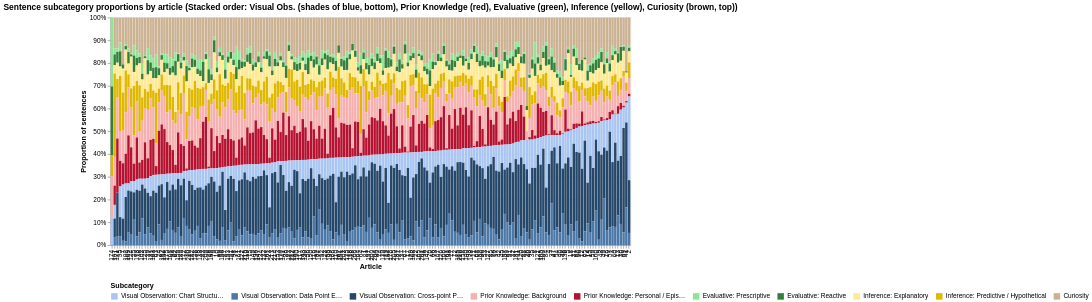

Notebook code for this chart:
### Code cell
# ── Per-article top-level category proportions (excluding Meta and Uncategorizable) ─────────────

# Define fine-grained subcategories with explicit bottom-to-top stacking order:
# Visual Observation (blue; bottom), Prior Knowledge (red), Evaluative (green), Inference (yellow), Curiosity (brown; top)

FINEGRAIN_CATS = [
    "Visual Observation: Chart Structure & Text",         # light blue (bottom)
    "Visual Observation: Data Point Extraction",          # medium blue
    "Visual Observation: Cross-point Pattern Recognition",# darkest blue
    "Prior Knowledge: Background",                       # light red
    "Prior Knowledge: Personal / Episodic",              # dark red
    "Evaluative: Prescriptive",                          # light green
    "Evaluative: Reactive",                              # dark green
    "Inference: Explanatory",                            # light yellow
    "Inference: Predictive / Hypothetical",              # dark yellow
    "Curiosity",                                         # light brown (top)
]

FINEGRAIN_COLORS = [
    "#a9c5f2",  # Visual Observation: Chart Structure & Text (light blue)
    "#4c78a8",  # Visual Observation: Data Point Extraction   (medium blue)
    "#25476a",  # Visual Observation: Cross-point Pattern Recognition (darkest blue)
    "#f6b0b0",  # Prior Knowledge: Background (light red)
    "#b51230",  # Prior Knowledge: Personal / Episodic (dark red)
    "#8fe596",  # Evaluative: Prescriptive (light green)
    "#34803a",  # Evaluative: Reactive (dark green)
    "#ffe993",  # Inference: Explanatory (light yellow)
    "#e1b800",  # Inference: Predictive / Hypothetical (dark yellow)
    "#cbb293",  # Curiosity (light brown)
]

SUBCAT_TO_GROUP = {
    "Visual Observation: Chart Structure & Text": "Visual Observation",
    "Visual Observation: Data Point Extraction": "Visual Observation",
    "Visual Observation: Cross-point Pattern Recognition": "Visual Observation",
    "Prior Knowledge: Background": "Prior Knowledge",
    "Prior Knowledge: Personal / Episodic": "Prior Knowledge",
    "Evaluative: Prescriptive": "Evaluative Response",
    "Evaluative: Reactive": "Evaluative Response",
    "Inference: Explanatory": "Inference",
    "Inference: Predictive / Hypothetical": "Inference",
    "Curiosity": "Curiosity",
}

VALID_SUBCATS = FINEGRAIN_CATS  # Use explicit ordered list above

# Filter for only valid subcategories in stacked bar order
df_fine = df[df["comment_tag"].isin(VALID_SUBCATS)].copy()
df_fine["subcat"] = df_fine["comment_tag"]
df_fine["group"] = df_fine["subcat"].map(SUBCAT_TO_GROUP)

# Per-article, per-fine-grained-subcategory counts
fine_counts = (
    df_fine.groupby(["article_id", "subcat"])
    .size()
    .unstack(fill_value=0)
)

fine_props = fine_counts.div(fine_counts.sum(axis=1), axis=0)

summary = fine_props[FINEGRAIN_CATS].describe().T
print("── Subcategory proportions across articles (summary stats) ──")
display(summary.round(3))

# Used for consistent article ordering: sum all beyond-Visual Observation categories
vo_subcats = [
    "Visual Observation: Chart Structure & Text",
    "Visual Observation: Data Point Extraction",
    "Visual Observation: Cross-point Pattern Recognition",
]
fine_props["Beyond-plot"] = 1 - fine_props[vo_subcats].sum(axis=1)
article_order = fine_props["Beyond-plot"].sort_values(ascending=False).index.tolist()

# For plotting: proportions for tooltips, etc.
subcat_counts = (
    df_fine.groupby(["article_id", "group", "subcat"])
    .size()
    .reset_index(name="n")
)
subcat_counts["group_total"] = subcat_counts.groupby(["article_id", "group"])["n"].transform("sum")
subcat_counts["subcat_prop"] = subcat_counts["n"] / subcat_counts["group_total"]
subcat_counts["subcat_total"] = subcat_counts.groupby(["article_id"])["n"].transform("sum")
subcat_counts["top_prop"] = subcat_counts["n"] / subcat_counts["subcat_total"]

# Altair plot: stacked bars by subcategory (all visually distinct), with requested bottom-->top order & color
alt.Chart(
    subcat_counts,
    title=(
        "Sentence subcategory proportions by article\n"
        "(Stacked order: "
        "Visual Obs. (shades of blue, bottom), "
        "Prior Knowledge (red), Evaluative (green), "
        "Inference (yellow), Curiosity (brown, top))"
    )
).mark_bar().encode(
    x=alt.X("article_id:N", sort=article_order, title="Article"),
    y=alt.Y("top_prop:Q", stack="normalize", title="Proportion of sentences"),
    color=alt.Color(
        "subcat:N",
        sort=FINEGRAIN_CATS,
        scale=alt.Scale(domain=FINEGRAIN_CATS, range=FINEGRAIN_COLORS),
        title="Subcategory",
        legend=alt.Legend(
            orient="bottom",
            title="Subcategory"
        ),
    ),
    order=alt.Order('subcat:N', sort='descending'),  # bottom-to-top stacking order
    tooltip=[
        "article_id",
        "group",
        "subcat",
        alt.Tooltip("top_prop:Q", format=".1%", title="Article prop (of all)"),
        alt.Tooltip("subcat_prop:Q", format=".1%", title="Subcat prop (of group)"),
        "n"
    ],
).properties(width=800, height=350)

### Figure 1 — Vega specification as saved in the notebook (floating-point values rounded to 4 significant figures; data arrays with more than 128 entries replaced by an {"elided": "..."} marker saying what was removed)
{"$schema": "https://vega.github.io/schema/vega/v6.json", "data": [{"name": "source_0"}, {"name": "data_0", "values": {"elided": "1868 records"}}, {"name": "source_0_x_domain_article_id", "values": {"elided": "188 records"}}], "marks": [{"type": "rect", "name": "marks", "from": {"data": "data_0"}, "encode": {"update": {"width": {"signal": "max(0.25, bandwidth('x'))"}, "y2": {"field": "top_prop_start", "scale": "y"}, "x": {"field": "article_id", "scale": "x"}, "y": {"field": "top_prop_end", "scale": "y"}, "tooltip": {"signal": "{\"article_id\": isValid(datum[\"article_id\"]) ? datum[\"article_id\"] : \"\"+datum[\"article_id\"], \"group\": isValid(datum[\"group\"]) ? datum[\"group\"] : \"\"+datum[\"group\"], \"subcat\": isValid(datum[\"subcat\"]) ? datum[\"subcat\"] : \"\"+datum[\"subcat\"], \"Article prop (of all)\": format(datum[\"top_prop\"], \".1%\"), \"Subcat prop (of group)\": format(datum[\"subcat_prop\"], \".1%\"), \"n\": format(datum[\"n\"], \"\")}"}, "fill": {"field": "subcat", "scale": "color"}}}, "style": ["bar"]}], "scales": [{"name": "x", "type": "band", "domain": {"data": "source_0_x_domain_article_id", "field": "article_id", "sort": {"op": "max", "field": "sort_field"}}, "range": [0, {"signal": "width"}], "paddingInner": 0.1, "paddingOuter": 0.05}, {"name": "y", "type": "linear", "domain": [0, 1], "range": [{"signal": "height"}, 0], "zero": true, "nice": true}, {"name": "color", "type": "ordinal", "domain": ["Visual Observation: Chart Structure & Text", "Visual Observation: Data Point Extraction", "Visual Observation: Cross-point Pattern Recognition", "Prior Knowledge: Background", "Prior Knowledge: Personal / Episodic", "Evaluative: Prescriptive", "Evaluative: Reactive", "Inference: Explanatory", "Inference: Predictive / Hypothetical", "Curiosity"], "range": ["#a9c5f2", "#4c78a8", "#25476a", "#f6b0b0", "#b51230", "#8fe596", "#34803a", "#ffe993", "#e1b800", "#cbb293"]}], "axes": [{"scale": "y", "domain": false, "gridScale": "x", "aria": false, "ticks": false, "tickCount": {"signal": "ceil(height/40)"}, "zindex": 0, "labels": false, "maxExtent": 0, "grid": true, "minExtent": 0, "orient": "left"}, {"scale": "x", "zindex": 0, "title": "Article", "labelAlign": "right", "grid": false, "orient": "bottom", "labelAngle": 270, "labelBaseline": "middle"}, {"scale": "y", "labelOverlap": true, "tickCount": {"signal": "ceil(height/40)"}, "zindex": 0, "title": "Proportion of sentences", "format": ".0%", "orient": "left", "grid": false}], "title": {"text": "Sentence subcategory proportions by article\n(Stacked order: Visual Obs. (shades of blue, bottom), Prior Knowledge (red), Evaluative (green), Inference (yellow), Curiosity (brown, top))", "frame": "group"}, "background": "white", "padding": 5, "style": "cell", "legends": [{"orient": "bottom", "title": "Subcategory", "fill": "color", "direction": "horizontal", "symbolType": "square"}], "width": 800, "height": 350}
